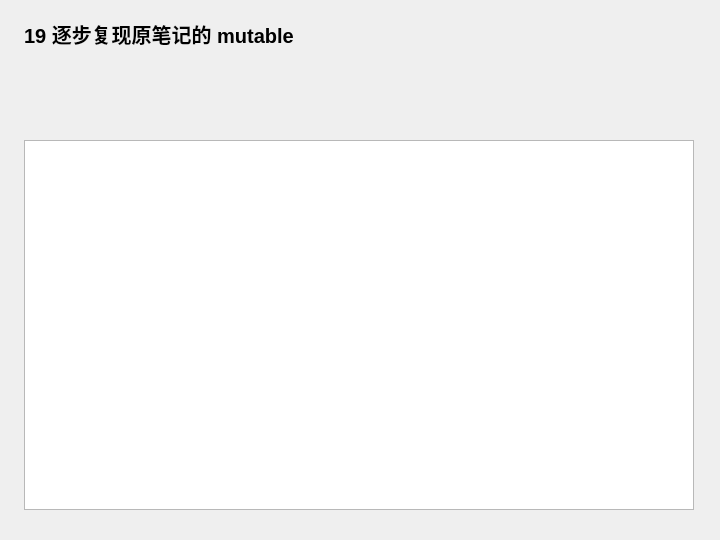
<?xml version="1.0" encoding="UTF-8"?>
<ui version="4.0">
 <class>Widget</class>
 <widget class="QWidget" name="Widget">
  <property name="geometry">
   <rect>
    <x>0</x>
    <y>0</y>
    <width>720</width>
    <height>540</height>
   </rect>
  </property>
  <property name="windowTitle">
   <string>19 逐步复现原笔记的 mutable</string>
  </property>
  <widget class="QLabel" name="headingLabel">
   <property name="geometry">
    <rect>
     <x>24</x>
     <y>18</y>
     <width>670</width>
     <height>32</height>
    </rect>
   </property>
   <property name="text">
    <string>19 逐步复现原笔记的 mutable</string>
   </property>
   <property name="font">
    <font>
     <pointsize>15</pointsize>
     <bold>true</bold>
    </font>
   </property>
  </widget>
  <widget class="QPlainTextEdit" name="outputEdit">
   <property name="geometry">
    <rect>
     <x>24</x>
     <y>140</y>
     <width>670</width>
     <height>370</height>
    </rect>
   </property>
   <property name="readOnly">
    <bool>true</bool>
   </property>
  </widget>
 </widget>
 <resources />
 <connections />
</ui>
